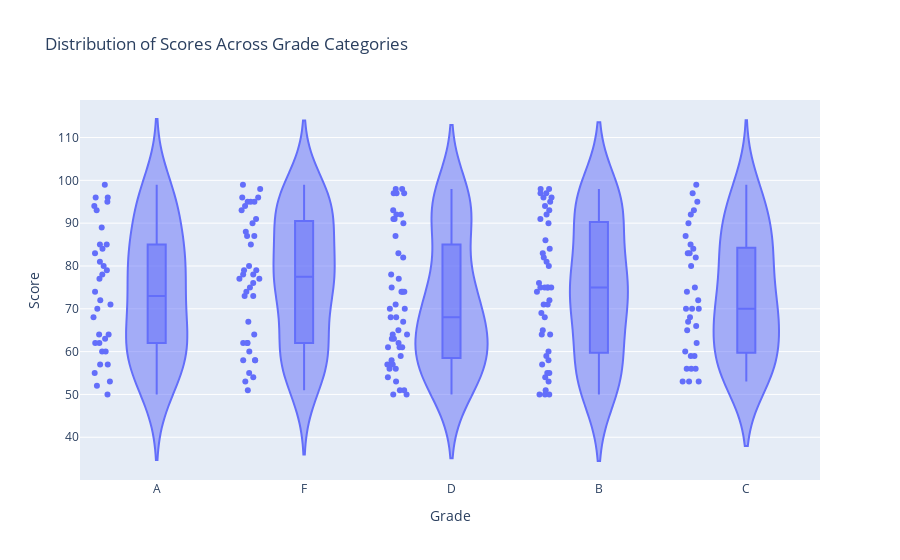

The cell this chart's notebook holds for it:
### Code cell
# 2. Using the Student Grades, create a violin plot to display the distribution of scores across different grade categories.
# np.random.seed (15)
# data = {
#     'Grade': np.random.choice(['A', 'B', 'C', 'D', 'F'], 200),
#     'Score': np.random.randint(50, 100, 200)
# }
# df pd.DataFrame (data)

# 1. Using the sales data, generate a heatmap to visualize the variation in sales across different months and days.
# np.random.seed(20)
# data = {
#     'Month': np.random.choice(['Jan', 'Feb', 'Mar', 'Apr', 'May'], 100),
#     'Day': np.random.choice(range (1, 31), 100),
#     'Sales': np.random.randint(1000, 5000, 100)
# }
# df pd.DataFrame (data)


# Answer:-


import numpy as np
import pandas as pd
import plotly.express as px

data = {
    'Grade': np.random.choice(['A', 'B', 'C', 'D', 'F'], 200),
    'Score': np.random.randint(50, 100, 200)
}
df = pd.DataFrame(data)

# Create Violin Plot
fig = px.violin(df, x='Grade', y='Score', box=True, points='all',title='Distribution of Scores Across Grade Categories')
fig.show()

### Figure 1 — Plotly figure (JSON) as saved in the notebook; plotly's stock layout.template omitted (floating-point values rounded to 4 significant figures; data arrays with more than 128 entries replaced by an {"elided": "..."} marker saying what was removed)
{"data": [{"alignmentgroup": "True", "box": {"visible": true}, "hovertemplate": "Grade=%{x}<br>Score=%{y}<extra></extra>", "legendgroup": "", "marker": {"color": "#636efa"}, "name": "", "offsetgroup": "", "orientation": "v", "points": "all", "scalegroup": "True", "showlegend": false, "type": "violin", "x": {"elided": "200 str values"}, "x0": " ", "xaxis": "x", "y": {"elided": "200 int values"}, "y0": " ", "yaxis": "y"}], "layout": {"legend": {"tracegroupgap": 0}, "title": {"text": "Distribution of Scores Across Grade Categories"}, "violinmode": "group", "xaxis": {"anchor": "y", "domain": [0, 1], "title": {"text": "Grade"}}, "yaxis": {"anchor": "x", "domain": [0, 1], "title": {"text": "Score"}}}}
